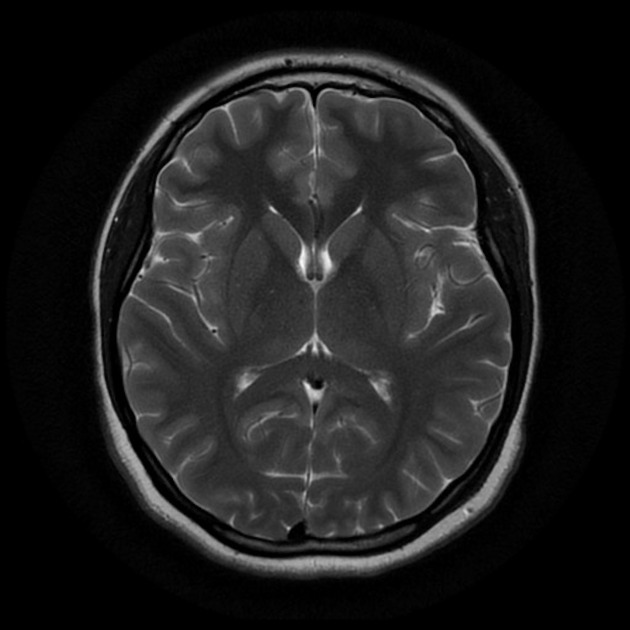
#> input picture mri_images/no/1 no.jpeg, 630 x 630 px; its folder holds only this picture in this run
$ jupyter execute --allow-errors brainTumorDetector.ipynb
#> lines starting #> are read from the running program, lines starting #| are printed output that depends on the picture; after the words box and inside, x2 and y2 are one past the last pixel; in counts of white or black regions, pixels touching at a corner belong together
[cell 1]
#tool imports

import numpy as np
import pandas as pd
import os
import shutil
import random
import cv2
import imutils
from keras import layers
from keras import models
from keras import optimizers
from keras.preprocessing.image import ImageDataGenerator, array_to_img, img_to_array, load_img

[cell 2]
def img_clean(path, image_size):
#> called with path = './mri_images/no/1 no.jpeg', image_size = (224, 224)
    print(image_size)
    img = cv2.imread(path)
#> img is the input picture: shape (630, 630, 3); min 0, max 248, mean 29.7
    img = cv2.resize(
                img,
                dsize=image_size,
                interpolation=cv2.INTER_CUBIC
            )
#> img: shape (224, 224, 3)
    gray = cv2.cvtColor(img, cv2.COLOR_RGB2GRAY)
    gray = cv2.GaussianBlur(gray, (5, 5), 0)
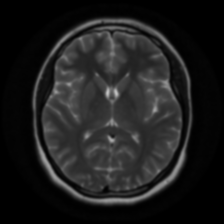
#> gray: shape (224, 224); min 0, max 193, mean 29.7

    # threshold the image, then perform a series of erosions +
    # dilations to remove any small regions of noise
    thresh = cv2.threshold(gray, 45, 255, cv2.THRESH_BINARY)[1]
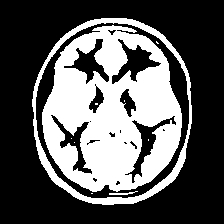
#> thresh: shape (224, 224); 35.1% white; 10 white regions (7 under 20 px), largest, box (x1, y1, x2, y2) and area: (42, 25, 182, 192) 14734, (32, 18, 192, 205) 2813, (109, 191, 138, 195) 52
    thresh = cv2.erode(thresh, None, iterations=2)
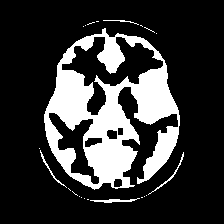
#> thresh: shape (224, 224); 21.3% white; 22 white regions (17 under 20 px), largest, box (x1, y1, x2, y2) and area: (44, 28, 180, 190) 10329, (90, 198, 140, 203) 112, (148, 152, 184, 195) 92, (40, 150, 67, 188) 77, (103, 20, 139, 25) 42
    thresh = cv2.dilate(thresh, None, iterations=2)
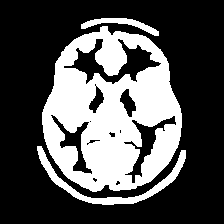
#> thresh: shape (224, 224); 32.2% white; 3 white regions

    # find contours in thresholded image, then grab the largest one
    cnts = cv2.findContours(thresh.copy(), cv2.RETR_EXTERNAL, cv2.CHAIN_APPROX_SIMPLE)
#> cnts = 3 contours; box (x1, y1, x2, y2) and area: (42, 26, 182, 192) 17598, (37, 146, 186, 205) 1132, (81, 18, 159, 36) 380
    cnts = imutils.grab_contours(cnts)
    c = max(cnts, key=cv2.contourArea)
#> c = contour of 222 points, box (x1, y1, x2, y2) (42, 26, 182, 192), area 17598

    # find the extreme points
    extLeft = tuple(c[c[:, :, 0].argmin()][0])
#> extLeft = (42, 112)
    extRight = tuple(c[c[:, :, 0].argmax()][0])
#> extRight = (181, 127)
    extTop = tuple(c[c[:, :, 1].argmin()][0])
#> extTop = (102, 26)
    extBot = tuple(c[c[:, :, 1].argmax()][0])
#> extBot = (92, 191)

    # add contour on the image
    img_cnt = cv2.drawContours(img.copy(), [c], -1, (0, 255, 255), 4)
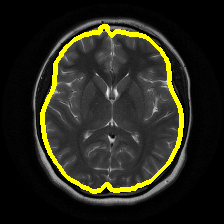
#> img_cnt: shape (224, 224, 3); mean B, G, R 27.3, 38.8, 38.8

    # add extreme points
    img_pnt = cv2.circle(img_cnt.copy(), extLeft, 8, (0, 0, 255), -1)
    img_pnt = cv2.circle(img_pnt, extRight, 8, (0, 255, 0), -1)
    img_pnt = cv2.circle(img_pnt, extTop, 8, (255, 0, 0), -1)
    img_pnt = cv2.circle(img_pnt, extBot, 8, (255, 255, 0), -1)
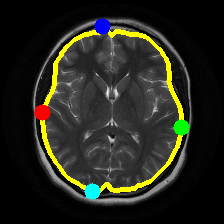
#> img_pnt: shape (224, 224, 3); mean B, G, R 28.9, 38.8, 37.8

    # crop
    ADD_PIXELS = 0
    new_img = img[extTop[1]-ADD_PIXELS:extBot[1]+ADD_PIXELS, extLeft[0]-ADD_PIXELS:extRight[0]+ADD_PIXELS].copy()
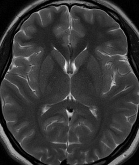
#> new_img: shape (165, 139, 3); min 0, max 246, mean 55.4

    return new_img

def clean_all_images(original_path, new_path, image_size):
    for element in os.listdir(original_path):
        print(element)
        cv2.imwrite(new_path + element, img_clean(original_path + "/" + element, image_size))

original_path = "./mri_images/no"
new_path = "./mri_images/modified_no/"
image_size = (224,224)
clean_all_images(original_path, new_path, image_size)

[cell 3]
original_path = "./mri_images/yes"
new_path = "./mri_images/modified_yes/"
image_size = (224,224)
#> (the rest of this cell did not finish here and is left out)

$ run again, on mri_images/no/10 no.jpg
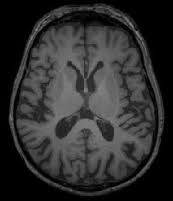
#> input picture mri_images/no/10 no.jpg, 173 x 201 px
#> in img_clean, img is the input picture: shape (201, 173, 3); min 0, max 139, mean 46.7
#> img: shape (224, 224, 3)
#> in img_clean, `thresh = cv2.dilate(thresh, None, iterations=2)`:
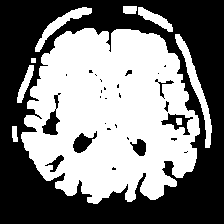
#> thresh: shape (224, 224); 49% white; 9 white regions
#> cnts = 8 contours, 1 with area under 20; largest, box (x1, y1, x2, y2) and area: (21, 28, 200, 204) 23269, (175, 34, 212, 148) 704, (35, 7, 92, 52) 484, (138, 7, 173, 32) 286, (17, 65, 34, 103) 209, (123, 6, 137, 14) 87, (12, 126, 18, 142) 61
#> c = contour of 400 points, box (x1, y1, x2, y2) (21, 28, 200, 204), area 23269
#> extLeft = (21, 134)
#> extRight = (199, 133)
#> extTop = (84, 28)
#> extBot = (93, 203)
#> in img_clean, `new_img = img[extTop[1]-ADD_PIXELS:extBot[1]+ADD_PIXELS, extLeft[0]-AD..`:
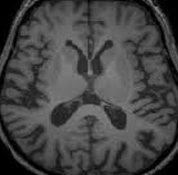
#> new_img: shape (175, 178, 3); min 0, max 137, mean 68.7
